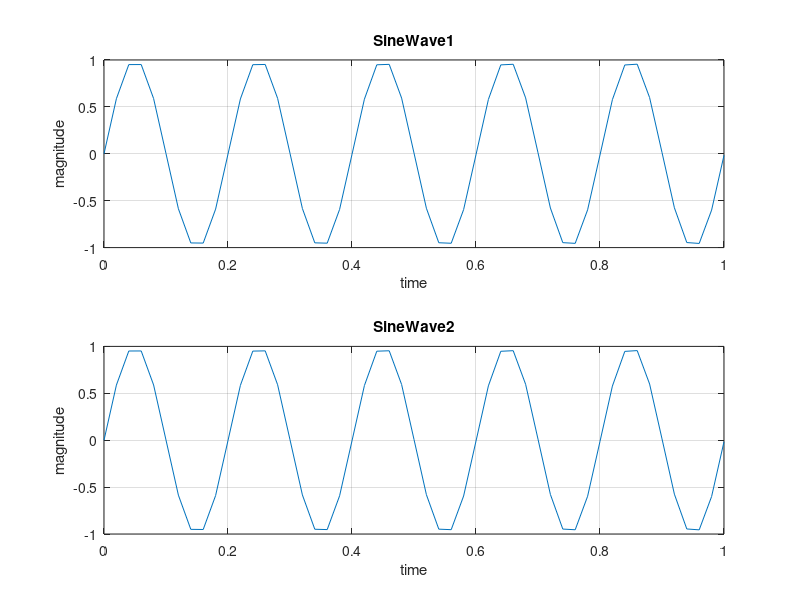

The MATLAB script that drew this image:
t = 0:0.02:1;
freq1 = input('\n Enter frequency 1 (<5000)\n');
sin2pift1 = sin(2*3.14*freq1*t);
freq2 = input('\n Enter frequency 2 (<5000)\n');
sin2pift2 = sin(2*3.14*freq2*t);
subplot(2,1,1);
plot(t,sin2pift1);
title('SineWave1');
xlabel('time');
ylabel('magnitude');
grid;
subplot(2,1,2);
plot(t,sin2pift2);
title('SineWave2');
xlabel('time');
ylabel('magnitude');
grid;
